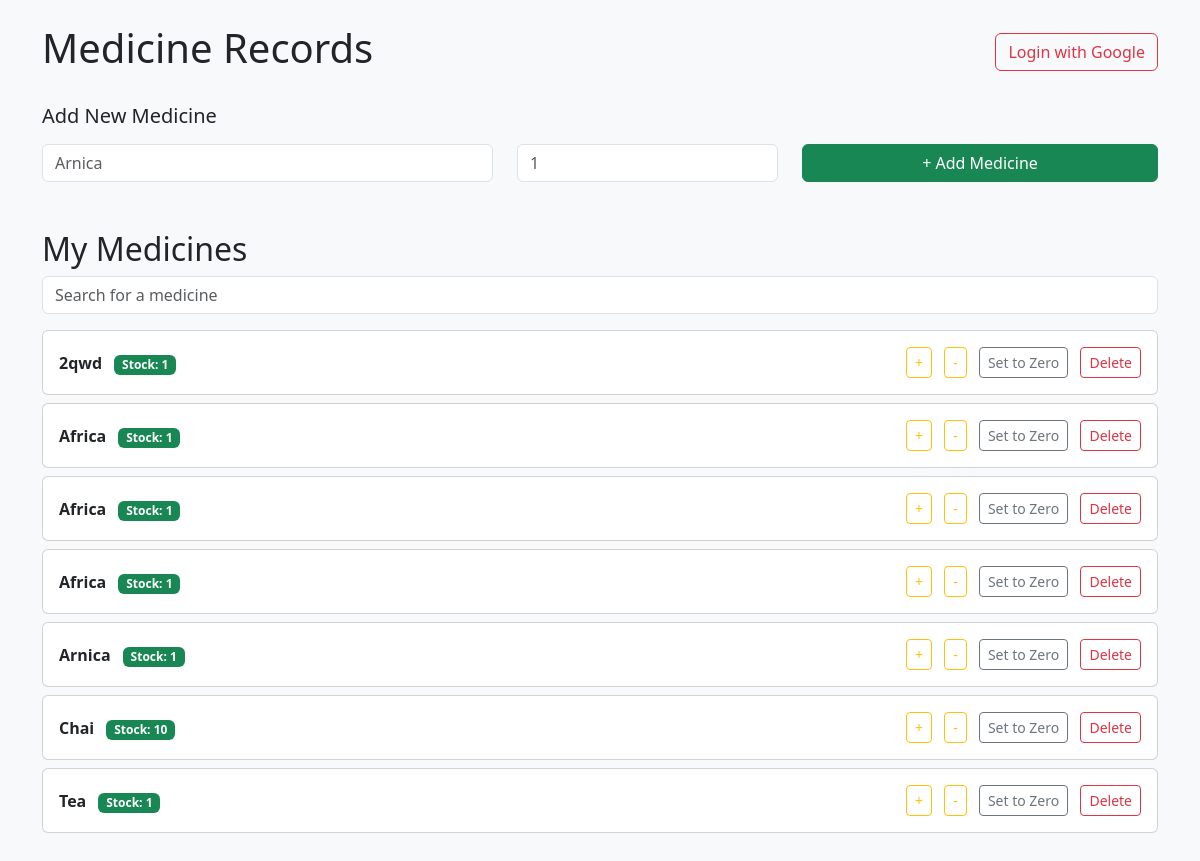
The app's page /, older data.
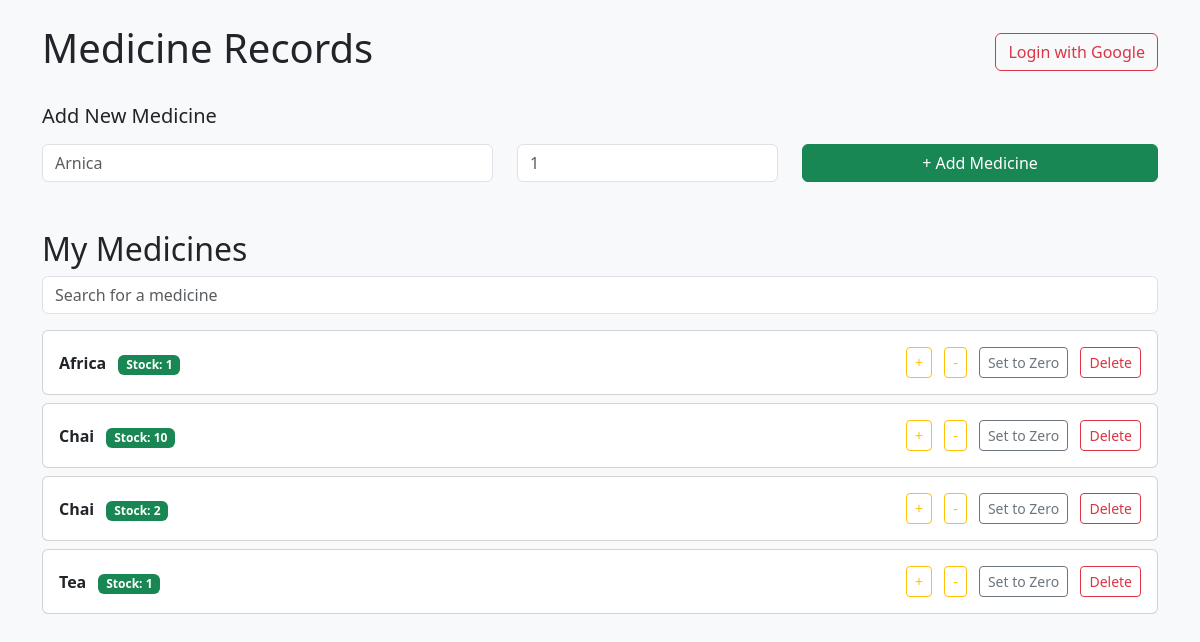
The same page, newer data.
### medicine/models.py (models this page shows)
class Medicine(models.Model):
    medicine = models.CharField(max_length=100)
    stock = models.PositiveIntegerField(default=1)

### medicine/views.py (the view, shortened to what this page needs)
# urls.py: path('', views.home, name='home'),
@csrf_protect
def home(request):
    medicine = None
    stock = None
    form = MedForm()
    medicines = Medicine.objects.all().order_by('medicine')
    return render(request, 'medicine/home.html', {
        'form': form,
        'medicines': medicines,
        'stock': stock,
    })

### medicine/forms.py
class MedForm(forms.Form):
    medicine = forms.CharField(
        label="Enter ",
        max_length=100,
        widget=forms.TextInput(attrs={"class": "form-control", "placeholder": "Arnica"})
    )
    stock = forms.IntegerField(
            label="Stock",
            min_value=0,
            widget=forms.NumberInput(attrs={"class": "form-control","placeholder": "1","min": 0
            })
        )

### medicine/templates/medicine/home.html (shortened to what this page needs)
{% load static %}
<!DOCTYPE html>
<html lang="en">
<head>
    <link rel="stylesheet" href="{% static 'medicine/home.css' %}">
    <link href="https://cdn.jsdelivr.net/npm/bootstrap@5.3.7/dist/css/bootstrap.min.css" rel="stylesheet"
>
</head>
<body class="bg-light">
    <div class="container py-4">
        <header class="d-flex justify-content-between  align-items-center mb-4">
            <h1>Medicine Records</h1>
            <button class="btn btn-outline-danger">Login with Google</button>
        </header>
        <section class="mb-5">
            <h2 class="h5 mb-3">Add New Medicine</h2>
            <form method="post" class="row">
                <div class="col-md-5">
                    {{ form.medicine }}
                </div>
                <div class="col-md-3">
                    {{ form.stock }}
                </div>
                <div class="col-md-4">
                    <button type="submit" class="btn btn-success w-100">+ Add Medicine</button>
                </div>
            </form>
        </section>
        <section>
            <h2 class="medicine-list">My Medicines</h2>
            <div class="mb-3">
                <input type="text" class="form-control" id="searchInput"  placeholder="Search for a medicine">
            </div>
            <div id="contentList">
                {% for med in medicines %}
                    <div class="card mb-2 p-3 d-flex flex-md-row justify-content-between align-items-center"
                        data-id="{{ med.id }}">
                        <div>
                            <strong>{{ med.medicine }}</strong>
                            <span id="quantity-{{ med.id }}" class="badge bg-success ms-2">Stock: {{ med.stock }}</span>
                        </div>
                        <div class="mt-2 mt-md-0" id="card-{{ med.id }}">
                            <button class="action-btn btn btn-outline-warning btn-sm me-2" data-product-id="{{ med.id }}"
                                data-action="increment">+</button>
                            <button class="action-btn btn btn-outline-warning btn-sm me-2" data-product-id="{{ med.id }}"
                                data-action="decrement">-</button>
                            <button class="action-btn btn btn-outline-secondary btn-sm me-2" data-product-id="{{ med.id }}"
                                data-action="zero">Set to Zero</button>
                            <button class="action-btn btn btn-outline-danger btn-sm" data-product-id="{{ med.id }}"
                                data-action="delete">Delete</button>
                        </div>
                    </div>
                {% empty %}
                <p class="text-muted">No medicines added yet.</p>
                {% endfor %}
            </div>
        </section>
    </div>
</body>
</html>

Row changes from the older to the newer data that the page shows:
removed Medicine: medicine "2qwd", stock "1"
removed Medicine: medicine "Africa", stock "1"
removed Medicine: medicine "Africa", stock "1"
removed Medicine: medicine "Arnica", stock "1"
added Medicine: medicine "Chai", stock "2"
